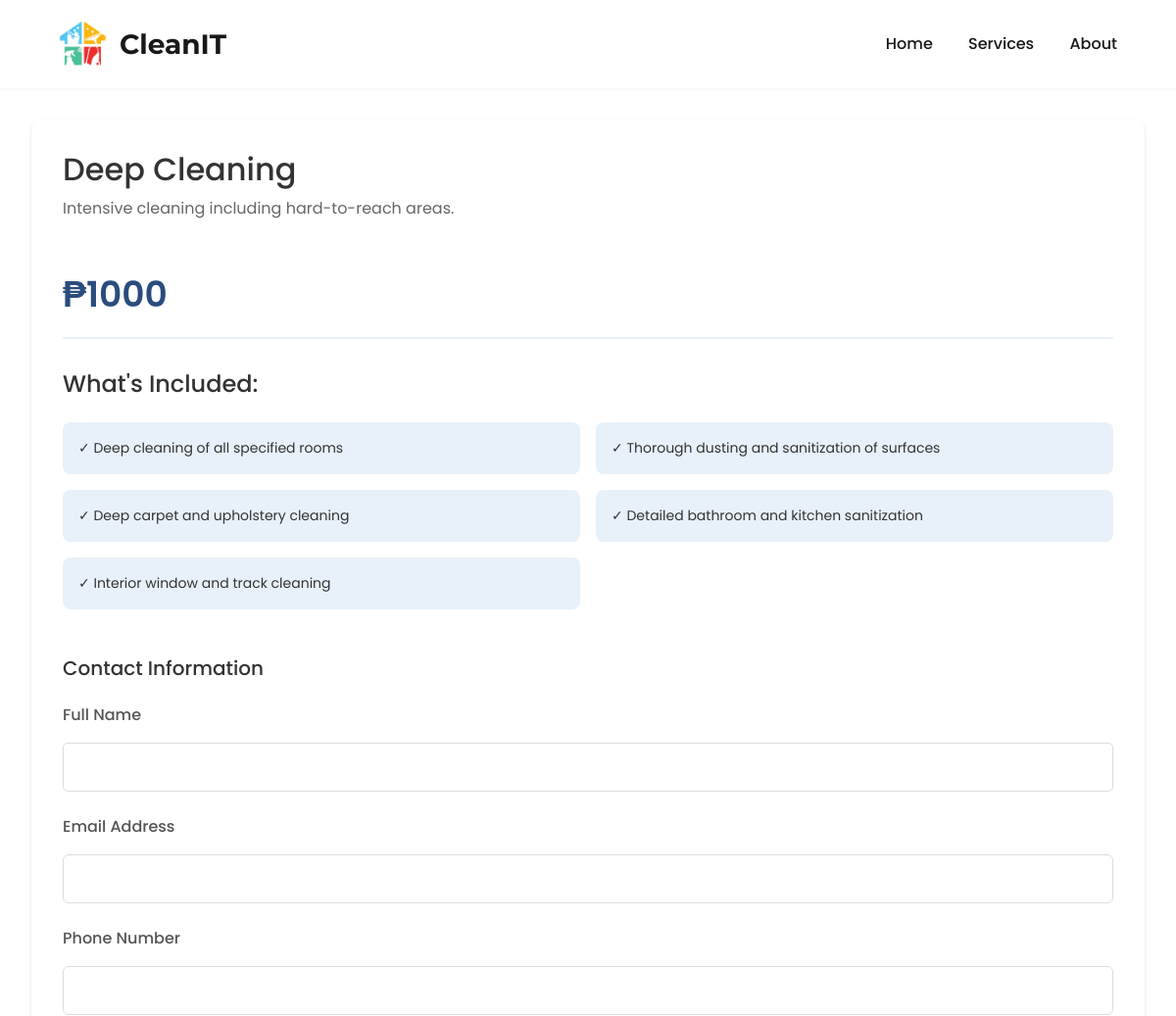
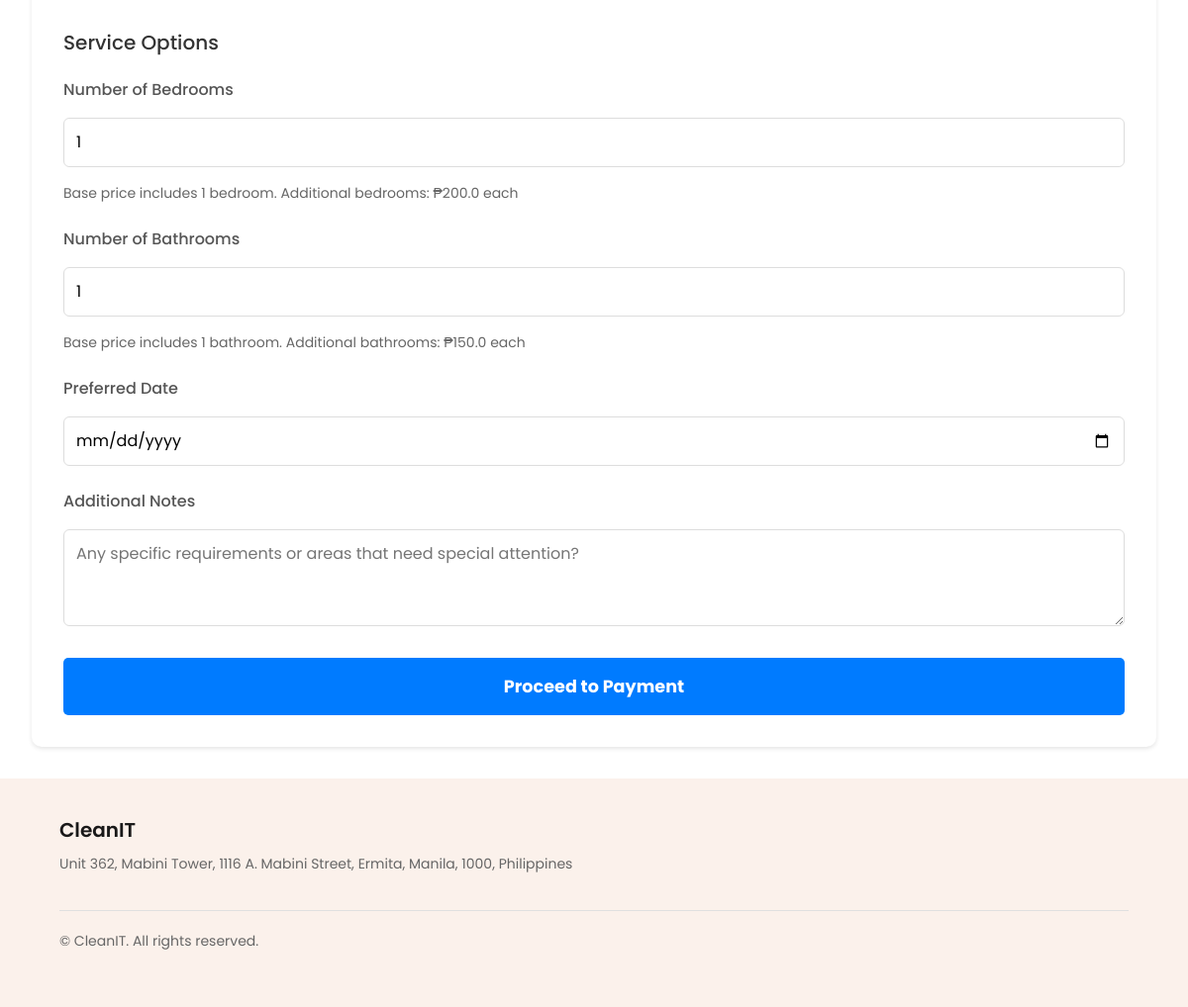
The page /book/2 on the database its author committed (2 pictures, top to bottom).
### tables this page shows
CREATE TABLE services (
                id INTEGER PRIMARY KEY AUTOINCREMENT,
                name TEXT NOT NULL,
                description TEXT,
                base_price REAL NOT NULL,
                image_url TEXT
            );

CREATE TABLE service_pricing (
                id INTEGER PRIMARY KEY AUTOINCREMENT,
                service_id INTEGER,
                rule_type TEXT NOT NULL,
                label TEXT NOT NULL,
                price REAL NOT NULL,
                min_quantity INTEGER DEFAULT 0,
                max_quantity INTEGER DEFAULT 0,
                FOREIGN KEY (service_id) REFERENCES services (id)
            );

### app.py (the view, shortened to what this page needs)
@app.route('/book/<int:service_id>', methods=['GET', 'POST'])
def book(service_id):
    service = get_service(service_id)
    if not service:
        return "Service not found", 404
    with db_connection() as conn:
        pricing_options = conn.execute(
            'SELECT * FROM service_pricing WHERE service_id = ?',
            (service_id,)
        ).fetchall()
        pricing_options = [dict(row) for row in pricing_options]
    hourly_pricing_id = None
    base_pricing_id = pricing_options[0]['id']  # Set default base_pricing_id
    flat_tiers = []
    flat_rate = []
    bedroom_price = None
    bathroom_price = None
    hourly_price = None
    custom_label = None
    for option in pricing_options:
        if option["rule_type"] == "per_room":
            if "Bedroom" in option["label"]:
                bedroom_price = option["price"]
            elif "Bathroom" in option["label"]:
                bathroom_price = option["price"]
        elif option["rule_type"] == "flat_tier":
            flat_tiers.append(option)
        elif option["rule_type"] == "flat_rate":
            flat_rate.append(option)
        elif option["rule_type"] == "hourly":
            hourly_price = option["price"]
            hourly_pricing_id = option["id"]
        elif option["rule_type"] == "custom":
            custom_label = option["label"]
    return render_template(
        "book.html",
        service=service,
        pricing_options=pricing_options,
        bedroom_price=bedroom_price,
        bathroom_price=bathroom_price,
        flat_tiers=flat_tiers,
        flat_rate=flat_rate,
        hourly_price=hourly_price,
        hourly_pricing_id=hourly_pricing_id,
        custom_label=custom_label,
        base_pricing_id=base_pricing_id
    )

### database.py (called while the page is built)
@contextmanager
def db_connection():
    conn = sqlite3.connect(DATABASE)
    conn.row_factory = sqlite3.Row  # Return rows as dictionaries
    try:
        yield conn
    finally:
        conn.close()

### services.py (called while the page is built)
def get_service(service_id):
    with db_connection() as conn:
        service_cursor = conn.execute('SELECT * FROM services WHERE id = ?', (service_id,))
        service = service_cursor.fetchone()
        if service is None:
            return None
        service_dict = dict(service)
        pricing_cursor = conn.execute('SELECT * FROM service_pricing WHERE service_id = ?', (service_id,))
        pricing = [dict(row) for row in pricing_cursor.fetchall()]
        service_dict['pricing'] = pricing
        return service_dict

### templates/book.html (shortened to what this page needs)
{% extends "base.html" %}
{% block content %}
<div class="booking-container">
    <div class="service-info">
        <h1>{{ service.name }}</h1>
        <p class="service-description">{{ service.description }}</p>
        <div class="price-section">
            <p class="base-price">₱{{ "%.0f"|format(service.base_price) }}</p>
        </div>
        <div class="whats-included">
            <h2>What's Included:</h2>
            {% if 'Regular Cleaning' in service.name %}
                <div class="included-list">
                    <div class="included-box">✓ Standard cleaning of specified rooms</div>
                    <div class="included-box">✓ Dusting and wiping of accessible surfaces</div>
                    <div class="included-box">✓ Vacuuming and mopping of floors</div>
                    <div class="included-box">✓ Basic bathroom cleaning and sanitizing</div>
                    <div class="included-box">✓ Kitchen surface cleaning</div>
                </div>
            {% elif 'Deep Cleaning' in service.name %}
                <div class="included-list">
                    <div class="included-box">✓ Deep cleaning of all specified rooms</div>
                    <div class="included-box">✓ Thorough dusting and sanitization of surfaces</div>
                    <div class="included-box">✓ Deep carpet and upholstery cleaning</div>
                    <div class="included-box">✓ Detailed bathroom and kitchen sanitization</div>
                    <div class="included-box">✓ Interior window and track cleaning</div>
                </div>
            {% endif %}
        </div>
        <form method="POST" class="booking-form">
            <div class="form-section">
                <h3>Contact Information</h3>
                <div class="form-group">
                    <label for="name">Full Name</label>
                    <input type="text" id="name" name="name" required>
                </div>
                <div class="form-group">
                    <label for="email">Email Address</label>
                    <input type="email" id="email" name="email" required>
                </div>
                <div class="form-group">
                    <label for="phone">Phone Number</label>
                    <input type="tel" id="phone" name="phone" required>
                </div>
            </div>
            <div class="form-section">
                <h3>Service Options</h3>
                {% if service.pricing %}
                    {% for price in service.pricing %}
                        {% if price.rule_type == 'per_room' and 'Bedroom' in price.label %}
                        <div class="form-group">
                            <label for="bedroom_qty">Number of Bedrooms</label>
                            <input type="number" id="bedroom_qty" name="bedroom_qty" min="1" value="1" required>
                            <small>Base price includes 1 bedroom. Additional bedrooms: ₱{{ price.price }} each</small>
                        </div>
                        {% endif %}
                        {% if price.rule_type == 'per_room' and 'Bathroom' in price.label %}
                        <div class="form-group">
                            <label for="bath_qty">Number of Bathrooms</label>
                            <input type="number" id="bath_qty" name="bath_qty" min="1" value="1" required>
                            <small>Base price includes 1 bathroom. Additional bathrooms: ₱{{ price.price }} each</small>
                        </div>
                        {% endif %}
                    {% endfor %}
                {% endif %}
                <div class="form-group">
                    <label for="date">Preferred Date</label>
                    <input type="date" id="date" name="date" required min="{{ today }}">
                </div>
                <div class="form-group">
                    <label for="notes">Additional Notes</label>
                    <textarea id="notes" name="notes" rows="3" placeholder="Any specific requirements or areas that need special attention?"></textarea>
                </div>
            </div>
            <div class="form-actions">
                <button type="submit" class="btn btn-primary">Proceed to Payment</button>
            </div>
        </form>
    </div>
</div>
{% endblock %}

### static/css/style.css (style rules this page uses)
:root { --primary-color: #bf4408; --secondary-color: #fbf1eb; --accent-color: #6eaee7; --light-color: #ffffff; --dark-color: #191818; --font-heading: "Montserrat", serif; --font-body: "Poppins", sans-serif; --font-alt: "Noto Sans", sans-serif; --header-height: 90px; }
html { scroll-behavior: smooth; scroll-padding-top: var(--header-height); }
body { margin: 0; font-family: var(--font-body); background-color: var(--light-color); color: var(--dark-color); }
.service-description { font-size: 18px; color: #666; margin-bottom: 30px; line-height: 1.6; }
.service-description { color: #666; margin-bottom: 20px; line-height: 1.6; }
.booking-container { max-width: 1200px; margin: 2rem auto; padding: 0 2rem; font-family: var(--font-body); }
.service-info { background: white; border-radius: 10px; padding: 2rem; margin-bottom: 2rem; box-shadow: 0 2px 4px rgba(0,0,0,0.1); }
.service-info h1 { font-size: 32px; color: #333; margin-bottom: 0.5rem; font-weight: 500; }
.service-description { font-size: 16px; color: #666; margin-bottom: 2rem; font-weight: 400; }
.price-section { margin: 2rem 0; text-align: left; }
.base-price { font-size: 36px; color: #2B4C7E; font-weight: 600; margin: 0; padding: 1rem 0; border-bottom: 2px solid #E8F1F9; }
.whats-included { margin-top: 2rem; }
.whats-included h2 { font-size: 24px; color: #333; margin-bottom: 1.5rem; font-weight: 500; }
.included-list { display: grid; grid-template-columns: repeat(2, 1fr); gap: 1rem; }
.included-box { background-color: #E8F1F9; padding: 1rem; border-radius: 8px; font-size: 14px; color: #333; display: flex; align-items: center; gap: 0.5rem; margin: 0; }
.booking-form { margin-top: 3rem; }
.form-section { margin-bottom: 2rem; }
.form-section h3 { font-size: 1.25rem; color: #333; margin-bottom: 1.5rem; }
.form-group { margin-bottom: 1.5rem; }
.form-group label { display: block; margin-bottom: 0.5rem; color: #555; font-weight: 500; }
.form-group input, .form-group textarea { width: 100%; padding: 0.75rem; border: 1px solid #ddd; border-radius: 6px; font-size: 1rem; transition: border-color 0.3s ease; }
.form-group small { display: block; margin-top: 0.5rem; color: #666; font-size: 0.875rem; }
.btn-primary { width: 100%; padding: 1rem; background: #007bff; color: white; border: none; border-radius: 5px; font-size: 1.1rem; font-weight: bold; cursor: pointer; transition: background-color 0.3s ease; }
.form-group { display: flex; flex-direction: column; gap: 0.5rem; }
label { font-weight: 500; color: #333; }
input[type="text"] { padding: 0.75rem; border: 1px solid #ddd; border-radius: 5px; font-size: 1rem; transition: border-color 0.3s; }

### rows shown on the page
services: name "Deep Cleaning", description "Intensive cleaning including hard-to-reach areas.", base_price "1000"
service_pricing: price "200.0"
service_pricing: price "150.0"
